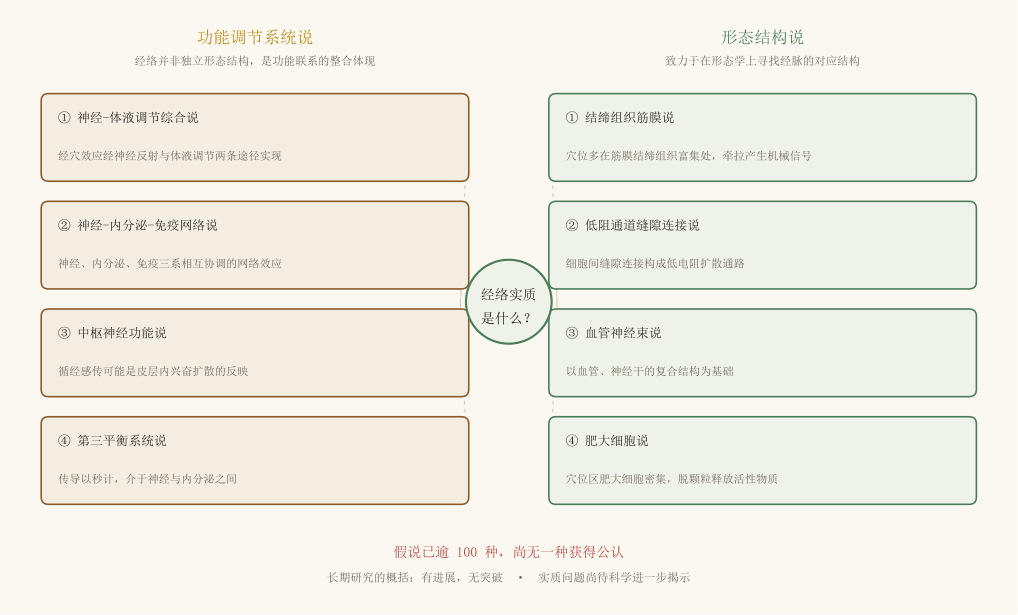

Source code (Python):
# -*- coding: utf-8 -*-
"""图 19-1 经络实质研究：两类假说并存

内容依据：textbooks/03-zhenjiu/01-jingluo-xue/17-第19章-经络腧穴现代研究.md §19.1.2.1
  「经络现象的大量存在提示经脉循行路线可能具有相应的生物学基础，但数十年来对其物质基础
   的认识仍处于假说并存的阶段」「目前……经络实质假说已逾100种，但尚未达成一致」
  「长期研究的结果被概括为『有进展，无突破』」

  功能调节系统说（原文「此类假说认为经络并非独立的形态结构，而是人体神经、体液等调节
  系统功能联系的整合体现」）：
    ① 神经-体液调节综合说  ② 神经-内分泌-免疫网络说
    ③ 中枢神经功能说        ④ 第三平衡系统说
  形态结构说（原文「此类假说致力于在形态学上寻找经脉的对应结构」）：
    ① 结缔组织筋膜说  ② 低阻通道缝隙连接说  ③ 血管神经束说  ④ 肥大细胞说

为什么画成左右并列而不是树状分支：原文的立场是「假说林立、两说并存」「尚无一种假说能
获得公认」。画成从「经络是什么」分叉出去的树，等于暗示答案就在这两支里；左右并置 +
中间的问号才能表达「两种取向同时存在、都未定论」。项目规则：不美化未定论。
"""

import pathlib
import sys

sys.path.insert(0, str(pathlib.Path(__file__).resolve().parents[3] / "scripts" / "figures"))

import matplotlib.pyplot as plt
from matplotlib.patches import FancyBboxPatch, Circle

from tcm_figure import canvas, save, INK, MUTED, LINE, WUXING, PAPER

LEFT_ITEMS = [
    ("① 神经-体液调节综合说", "经穴效应经神经反射与体液调节两条途径实现"),
    ("② 神经-内分泌-免疫网络说", "神经、内分泌、免疫三系相互协调的网络效应"),
    ("③ 中枢神经功能说", "循经感传可能是皮层内兴奋扩散的反映"),
    ("④ 第三平衡系统说", "传导以秒计，介于神经与内分泌之间"),
]
RIGHT_ITEMS = [
    ("① 结缔组织筋膜说", "穴位多在筋膜结缔组织富集处，牵拉产生机械信号"),
    ("② 低阻通道缝隙连接说", "细胞间缝隙连接构成低电阻扩散通路"),
    ("③ 血管神经束说", "以血管、神经干的复合结构为基础"),
    ("④ 肥大细胞说", "穴位区肥大细胞密集，脱颗粒释放活性物质"),
]

W, H = 10.6, 6.4
fig, ax = canvas(W, H)
ax.set_xlim(0, W)
ax.set_ylim(0, H)
ax.axis("off")

TOP = 5.86
BOX_H = 0.92
GAP = 0.26
COL_W = 4.55
LX = 0.30
RX = W - 0.30 - COL_W
CX = W / 2

# ── 中心：问题，而不是答案 ──
ax.add_patch(Circle((CX, 3.26), 0.46, facecolor="#eef2e8",
                    edgecolor=WUXING["木"] if "木" in WUXING else "#4a7c59", lw=1.6, zorder=3))
ax.text(CX, 3.34, "经络实质", ha="center", va="center", fontsize=10.5, color=INK, zorder=4)
ax.text(CX, 3.08, "是什么？", ha="center", va="center", fontsize=10.5, color=INK, zorder=4)

# ── 左：功能调节系统说 ──
ax.text(LX + COL_W / 2, TOP + 0.30, "功能调节系统说", ha="center", va="center",
        fontsize=12.5, color=WUXING["土"])
ax.text(LX + COL_W / 2, TOP + 0.04, "经络并非独立形态结构，是功能联系的整合体现",
        ha="center", va="center", fontsize=8.6, color=MUTED)

# ── 右：形态结构说 ──
ax.text(RX + COL_W / 2, TOP + 0.30, "形态结构说", ha="center", va="center",
        fontsize=12.5, color="#4a7c59")
ax.text(RX + COL_W / 2, TOP + 0.04, "致力于在形态学上寻找经脉的对应结构",
        ha="center", va="center", fontsize=8.6, color=MUTED)

for idx, (heading, desc) in enumerate(LEFT_ITEMS):
    y = TOP - 0.34 - (idx + 1) * BOX_H - idx * GAP
    ax.add_patch(FancyBboxPatch((LX, y), COL_W, BOX_H,
                                boxstyle="round,pad=0.02,rounding_size=0.08",
                                linewidth=1.2, edgecolor="#8a5a2b", facecolor="#f3ede2", zorder=2))
    ax.text(LX + 0.16, y + BOX_H - 0.24, heading, ha="left", va="center",
            fontsize=9.6, color=INK, zorder=3)
    ax.text(LX + 0.16, y + 0.26, desc, ha="left", va="center",
            fontsize=8.4, color=MUTED, zorder=3)
    ax.plot([LX + COL_W, CX - 0.52], [y + BOX_H / 2, 3.26],
            color=LINE, lw=1.0, ls=(0, (3, 3)), zorder=1)

for idx, (heading, desc) in enumerate(RIGHT_ITEMS):
    y = TOP - 0.34 - (idx + 1) * BOX_H - idx * GAP
    ax.add_patch(FancyBboxPatch((RX, y), COL_W, BOX_H,
                                boxstyle="round,pad=0.02,rounding_size=0.08",
                                linewidth=1.2, edgecolor="#4a7c59", facecolor="#eef2e8", zorder=2))
    ax.text(RX + 0.16, y + BOX_H - 0.24, heading, ha="left", va="center",
            fontsize=9.6, color=INK, zorder=3)
    ax.text(RX + 0.16, y + 0.26, desc, ha="left", va="center",
            fontsize=8.4, color=MUTED, zorder=3)
    ax.plot([RX, CX + 0.52], [y + BOX_H / 2, 3.26],
            color=LINE, lw=1.0, ls=(0, (3, 3)), zorder=1)

# ── 结论条：写未定论，不写答案 ──
ax.text(CX, 0.52, "假说已逾 100 种，尚无一种获得公认", ha="center", va="center",
        fontsize=10.5, color="#b5443a")
ax.text(CX, 0.24, "长期研究的概括：有进展，无突破　·　实质问题尚待科学进一步揭示",
        ha="center", va="center", fontsize=8.8, color=MUTED)

save(fig)
